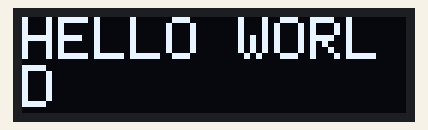
A sketch run on a simulated Arduino Uno, built with avr-gcc and run on an emulated ATmega328P. Parts: 128×32 one-colour display. The display library's start-up logo is not drawn.

Above: at 3.1 s.

The sketch:

screenHelloWorld.ino
```cpp
#include <Adafruit_SSD1306.h>
#include <Wire.h>

#define SCREEN_WIDTH 128
#define SCREEN_HEIGHT 32
#define OLED_RESET -1

Adafruit_SSD1306 display(SCREEN_WIDTH, SCREEN_HEIGHT, &Wire, OLED_RESET);

void setup() {
  // put your setup code here, to run once:
  display.begin(SSD1306_SWITCHCAPVCC, 0x3c);
  display.display();
  delay(3000);

}

void loop() {
  // put your main code here, to run repeatedly:

  // display is working by his side
  display.clearDisplay();
  display.setTextSize(2);
  display.setTextColor(WHITE);
  display.println("HELLO WORLD");
  display.display();
  delay(10000);
}
```

Measured:
- what the display in image 0 shows lasts 10.0 s, from 3.1 s to 13.1 s
